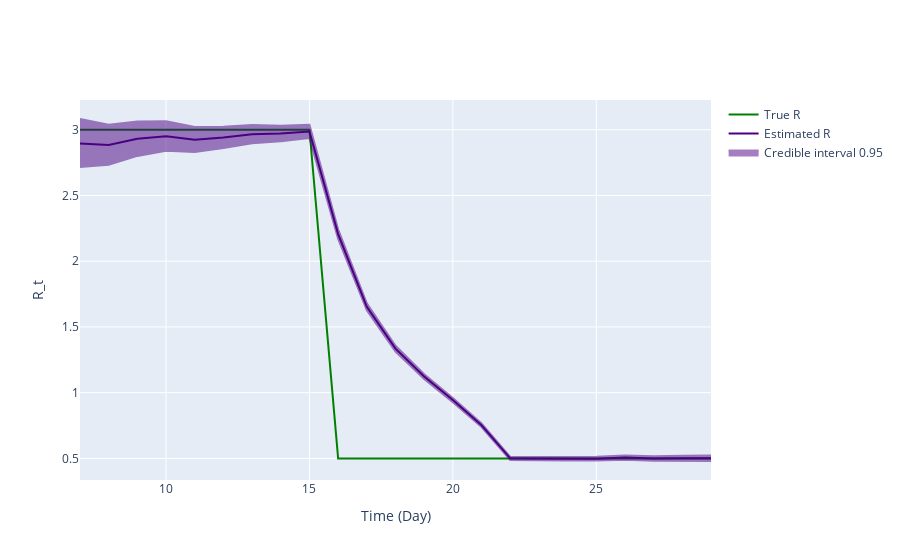

Notebook source saved alongside this figure:
### Markdown cell above
## Inference plot using class method results

### Code cell
fig = ReproductionNumberPlot()

fig.add_ground_truth_rt(ground_truth)
fig.add_interval_rt(intervals)

fig.update_labels(time_label='Time (Day)', r_label='R_t')

fig.show_figure()

### Figure 1 — Plotly figure (JSON) as saved in the notebook; plotly's stock layout.template omitted (floating-point values rounded to 4 significant figures)
{"data": [{"line": {"color": "green"}, "mode": "lines", "name": "True R", "type": "scatter", "x": [7, 8, 9, 10, 11, 12, 13, 14, 15, 16, 17, 18, 19, 20, 21, 22, 23, 24, 25, 26, 27, 28, 29], "y": [3, 3, 3, 3, 3, 3, 3, 3, 3, 0.5, 0.5, 0.5, 0.5, 0.5, 0.5, 0.5, 0.5, 0.5, 0.5, 0.5, 0.5, 0.5, 0.5]}, {"line": {"color": "indigo"}, "mode": "lines", "name": "Estimated R", "type": "scatter", "x": [7, 8, 9, 10, 11, 12, 13, 14, 15, 16, 17, 18, 19, 20, 21, 22, 23, 24, 25, 26, 27, 28, 29], "y": [2.896, 2.884, 2.931, 2.951, 2.924, 2.941, 2.966, 2.971, 2.986, 2.206, 1.653, 1.335, 1.123, 0.9439, 0.7526, 0.5007, 0.4992, 0.4965, 0.4984, 0.5063, 0.4994, 0.5006, 0.5011]}, {"fill": "toself", "fillcolor": "indigo", "line": {"color": "indigo"}, "mode": "lines", "name": "Credible interval 0.95", "opacity": 0.5, "type": "scatter", "x": [7, 8, 9, 10, 11, 12, 13, 14, 15, 16, 17, 18, 19, 20, 21, 22, 23, 24, 25, 26, 27, 28, 29, 29, 28, 27, 26, 25, 24, 23, 22, 21, 20, 19, 18, 17, 16, 15, 14, 13, 12, 11, 10, 9, 8, 7], "y": [3.082, 3.038, 3.063, 3.064, 3.02, 3.022, 3.035, 3.03, 3.037, 2.243, 1.68, 1.357, 1.141, 0.9602, 0.767, 0.5125, 0.5115, 0.5096, 0.5129, 0.5224, 0.5169, 0.5198, 0.5221, 0.4806, 0.4818, 0.4822, 0.4905, 0.4841, 0.4834, 0.4872, 0.489, 0.7384, 0.9277, 1.104, 1.314, 1.626, 2.17, 2.937, 2.912, 2.897, 2.86, 2.83, 2.84, 2.801, 2.734, 2.716]}], "layout": {"hovermode": "x unified", "xaxis": {"title": {"text": "Time (Day)"}}, "yaxis": {"title": {"text": "R_t"}}}}
